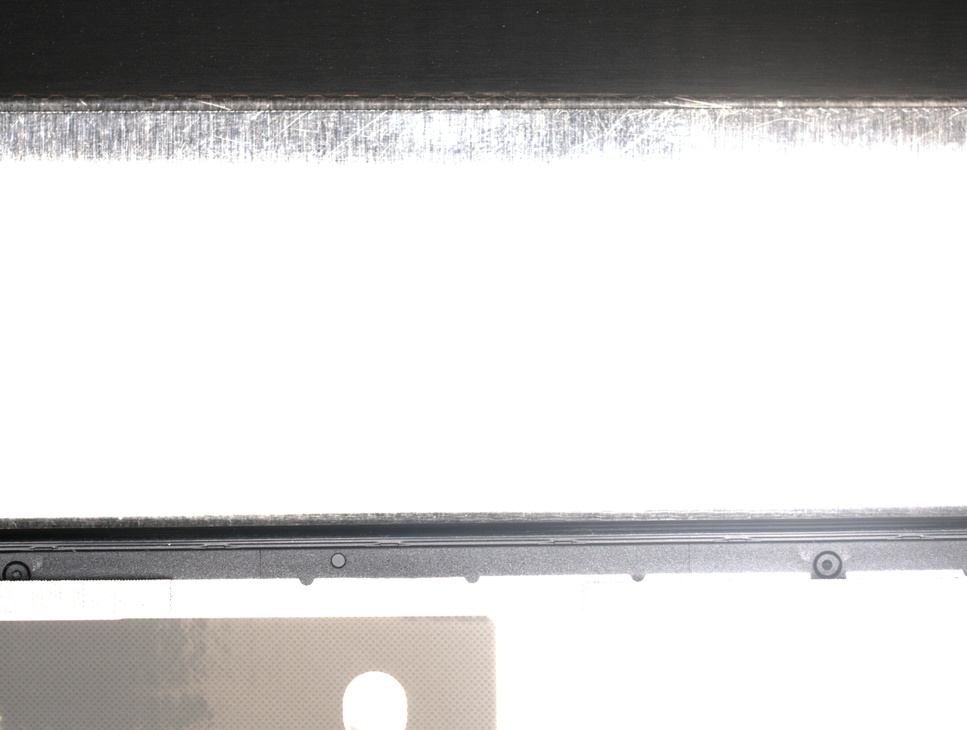
#> input picture img/database/0/1_2023-10-17_21.26.40.212.jpg, 967 x 730 px, shrunk from 4024 x 3036 before the run; its folder holds only this picture in this run
$ python modify.py   (older library calls are emulated)
#> lines starting #> are read from the running program, lines starting #| are printed output that depends on the picture; after the words box and inside, x2 and y2 are one past the last pixel; in counts of white or black regions, pixels touching at a corner belong together
import cv2,os
import numpy as np


path = "../database/0"
datanames = os.listdir(path)


for obj in datanames:
    filename = path +'/'+ obj
    image = cv2.imread(filename)
#> image is the input picture: shape (730, 967, 3); mean B, G, R 205.9, 206.2, 207.2
    gauss = cv2.GaussianBlur(image,(5,5),0)     ##进行高斯滤波
    median = cv2.medianBlur(image,5)            ##进行中值滤波

    gray = cv2.cvtColor(image,cv2.COLOR_BGR2GRAY)    ##转化为灰度图
    corners = cv2.goodFeaturesToTrack(gray,50,0.1,10)  ##获取图像特征点
#> corners = 50 rows, first 8: [169, 544], [218, 111], [78, 104], [101, 111], [34, 112], [112, 112], [6, 112], [318, 151]

    laplacian = cv2.Laplacian(gray,cv2.CV_64F)          #拉普拉斯算法给出图像变化的趋势
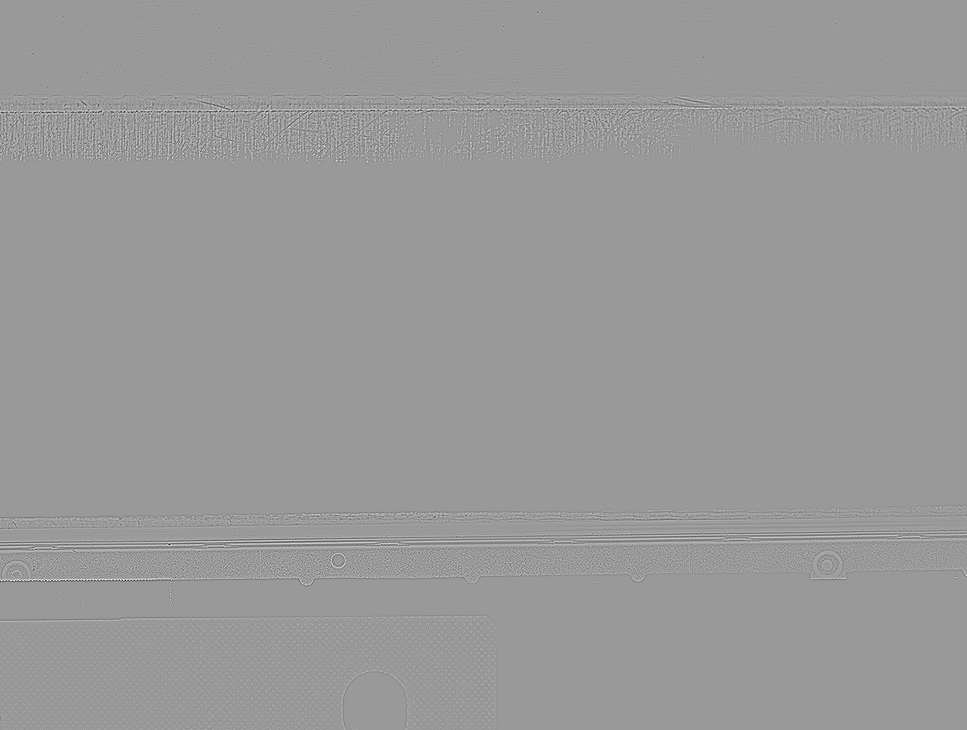
#> laplacian: shape (730, 967) float64; min -383, max 253, mean 0; drawn with min black and max white
    canny = cv2.Canny(gray,100,200)                     #梯度算法，用于检测边缘
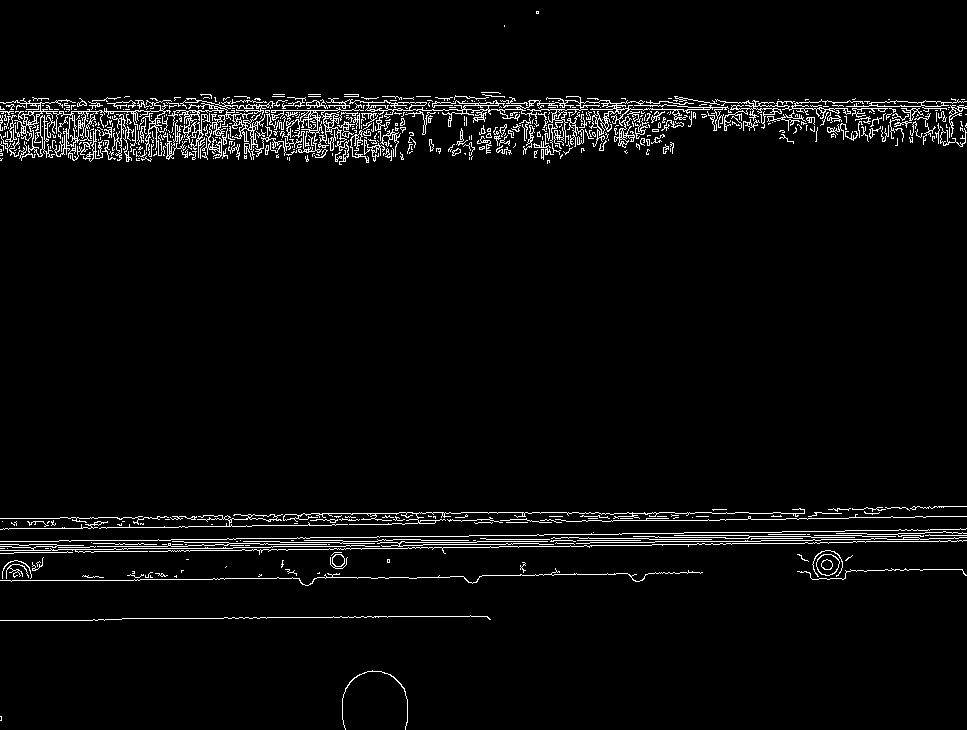
#> canny: shape (730, 967); 3.8% white in thin lines or dots

    ret, binary = cv2.threshold(gray, 10, 255, cv2.THRESH_BINARY)   #图像的二值化
#> binary: shape (730, 967); 100% white; black in thin lines or dots, all inside (x1, y1, x2, y2) = (0, 535, 7, 536)
    binary_adaptive = cv2.adaptiveThreshold(            #自适应阈值算法
        gray, 255, cv2.ADAPTIVE_THRESH_GAUSSIAN_C, cv2.THRESH_BINARY, 115, 1)
#> binary_adaptive: shape (730, 967); 75.9% white; 1925 black regions (1715 under 20 px), largest, box (x1, y1, x2, y2) and area: (0, 0, 967, 118) 70309, (0, 616, 496, 730) 26579, (0, 536, 967, 586) 23522
    ret1, binary_otsu = cv2.threshold(gray, 0, 255, cv2.THRESH_BINARY + cv2.THRESH_OTSU)    #自动分析阈值的算法
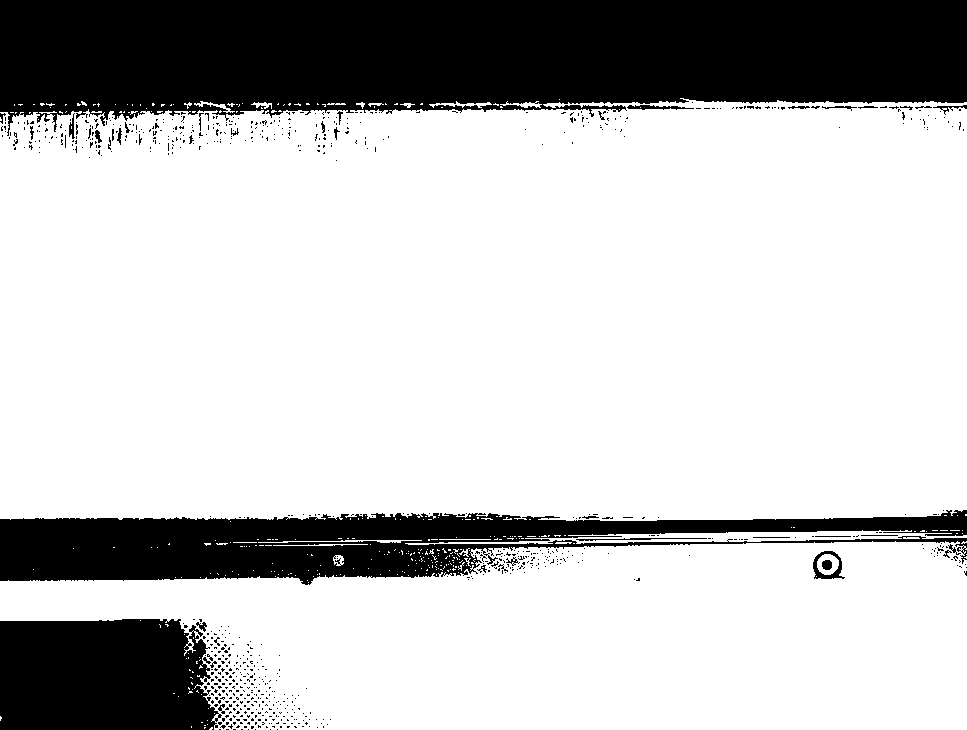
#> binary_otsu: shape (730, 967); 76.2% white; 793 black regions (751 under 20 px), largest, box (x1, y1, x2, y2) and area: (0, 0, 967, 136) 103799, (0, 510, 967, 585) 37301, (0, 619, 222, 730) 22275
#> ret1 = 163

    _, binary = cv2.threshold(gray, 200, 255, cv2.THRESH_BINARY_INV)
#> binary: shape (730, 967); 31.1% white; 678 white regions (642 under 20 px), largest, box (x1, y1, x2, y2) and area: (0, 0, 967, 160) 116245, (0, 506, 967, 586) 53677, (0, 618, 481, 730) 45585
    kernel = np.ones((5, 5), np.uint8)

    erosion = cv2.erode(binary, kernel)             #腐蚀边缘
#> erosion: shape (730, 967); 26.1% white; 102 white regions (86 under 20 px), largest, box (x1, y1, x2, y2) and area: (0, 0, 967, 126) 101755, (0, 509, 967, 583) 40695, (0, 620, 461, 730) 40661
    dilation = cv2.dilate(binary, kernel)           #膨胀边缘
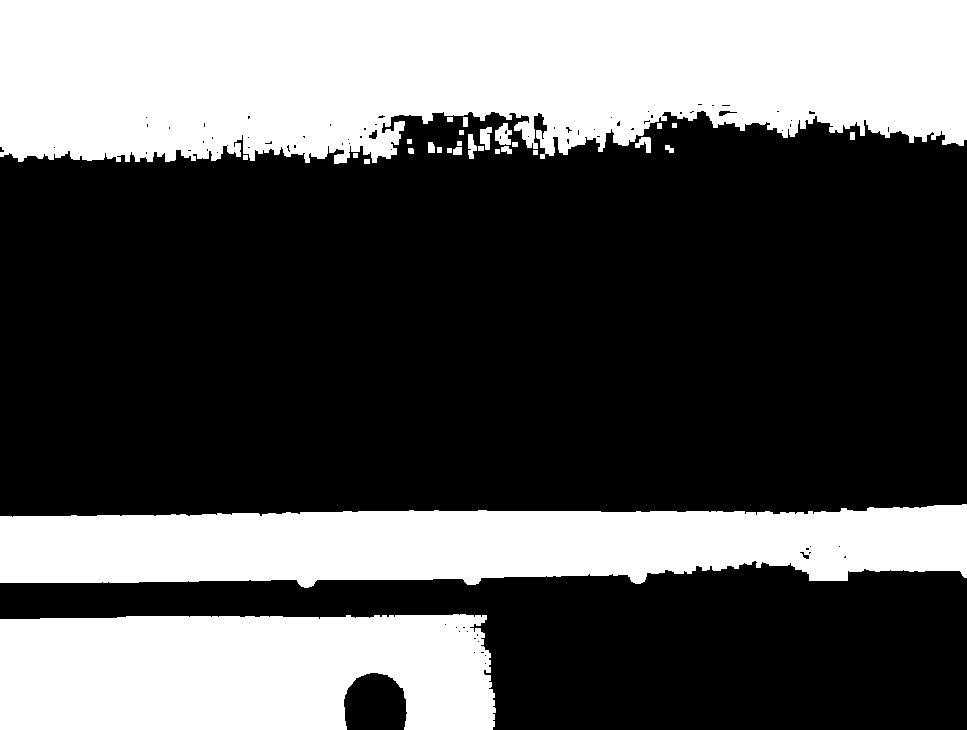
#> dilation: shape (730, 967); 35.8% white; 29 white regions, largest, box (x1, y1, x2, y2) and area: (0, 0, 967, 164) 135465, (0, 504, 967, 588) 63330, (0, 614, 496, 730) 52473

    erosion_name = './result/' + 'erosion_' + obj
    cv2.imwrite(erosion_name,erosion)
    dilation_name = './result/' + 'dilation_' + obj
    cv2.imwrite(dilation_name,dilation)


    binary_name = './result/' + 'binary_' + obj
    cv2.imwrite(binary_name,binary)
    adaptive_name = './result/' + 'adaptive_' + obj
    cv2.imwrite(adaptive_name,binary_adaptive)
    otsu_name = './result/' + 'otsu_' + obj
    cv2.imwrite(otsu_name,binary_otsu)

    gray_name = './result/' + 'gray_' + obj
    cv2.imwrite(gray_name,gray)

    laplacian_name = './result/' + 'laplacian_' + obj
    cv2.imwrite(laplacian_name,laplacian)
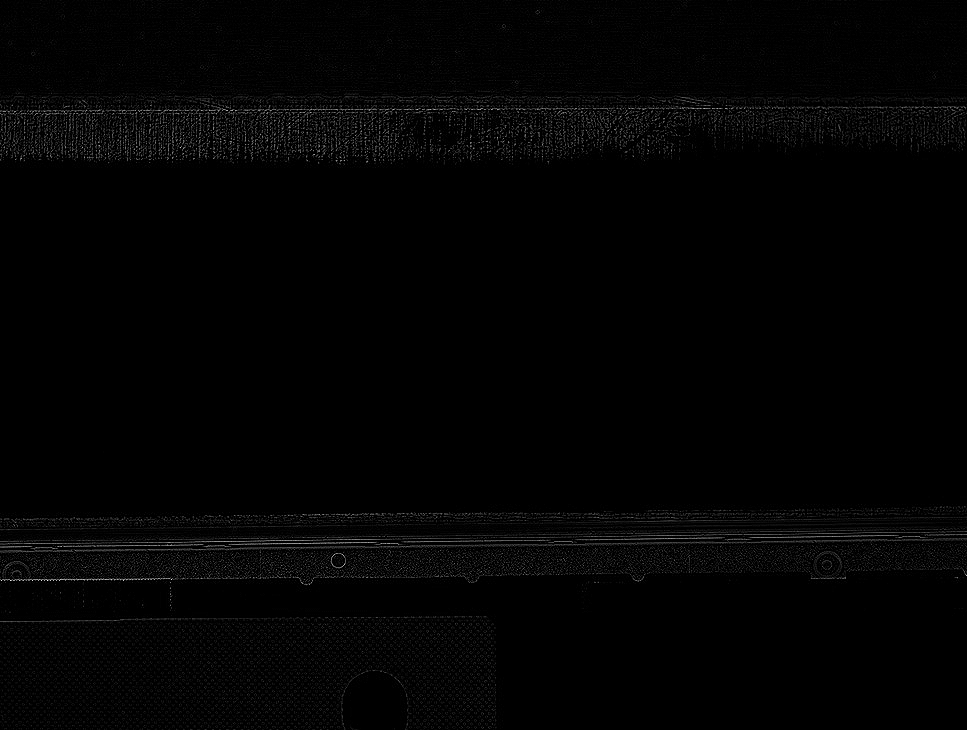
#> saved as laplacian_1_2023-10-17_21.26.40.212.jpg: shape (730, 967); min 0, max 253, mean 3.2

    canny_name = './result/' + 'canny_' + obj
    cv2.imwrite(canny_name,canny)


    gauss_name = './result/' + 'gauss_' + obj
    median_name = './result/' + 'median_' + obj
    cv2.imwrite(gauss_name,gauss)
    cv2.imwrite(median_name,gauss)

    for corner in corners:
        x,y = corner.ravel()
        cv2.circle(image,(int(x),int(y)),3,(255,0,255),-1)
#> this loop made 50 passes
#> (x, y) on passes 1 to 12: (169, 544), (218, 111), (78, 104), (101, 111), (34, 112), (112, 112), (6, 112), (318, 151), (72, 112), (482, 110), (199, 111), (264, 111)
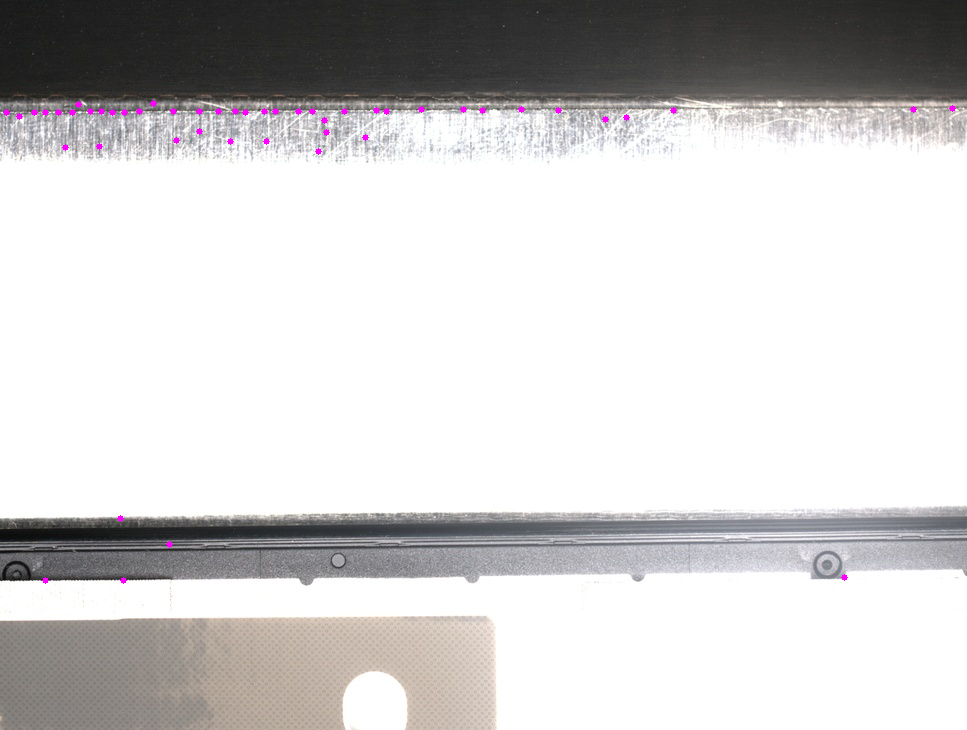
#> image: shape (730, 967, 3); 0.21% of pixels changed, all inside (x1, y1, x2, y2) = (3, 100, 956, 584)

    circle_name = './result/' + 'circle_' + obj
    cv2.imwrite(circle_name,image)

$ run again, on img/database/0/1_2023-10-25_10.09.37.800.jpg
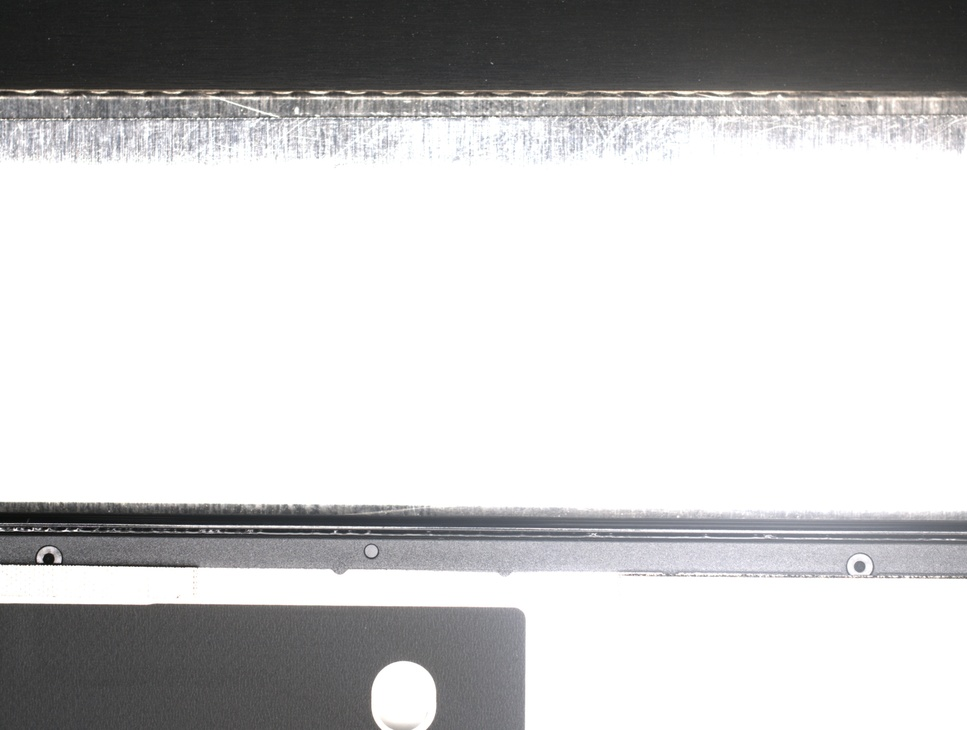
#> input picture img/database/0/1_2023-10-25_10.09.37.800.jpg, 967 x 730 px, shrunk from 4024 x 3036 before the run
#> image is the input picture: shape (730, 967, 3); mean B, G, R 200.9, 200.5, 200.8
#> corners = 50 rows, first 8: [31, 529], [13, 529], [41, 561], [55, 561], [335, 530], [77, 529], [45, 530], [66, 529]
#> `canny = cv2.Canny(gray,100,200)`:
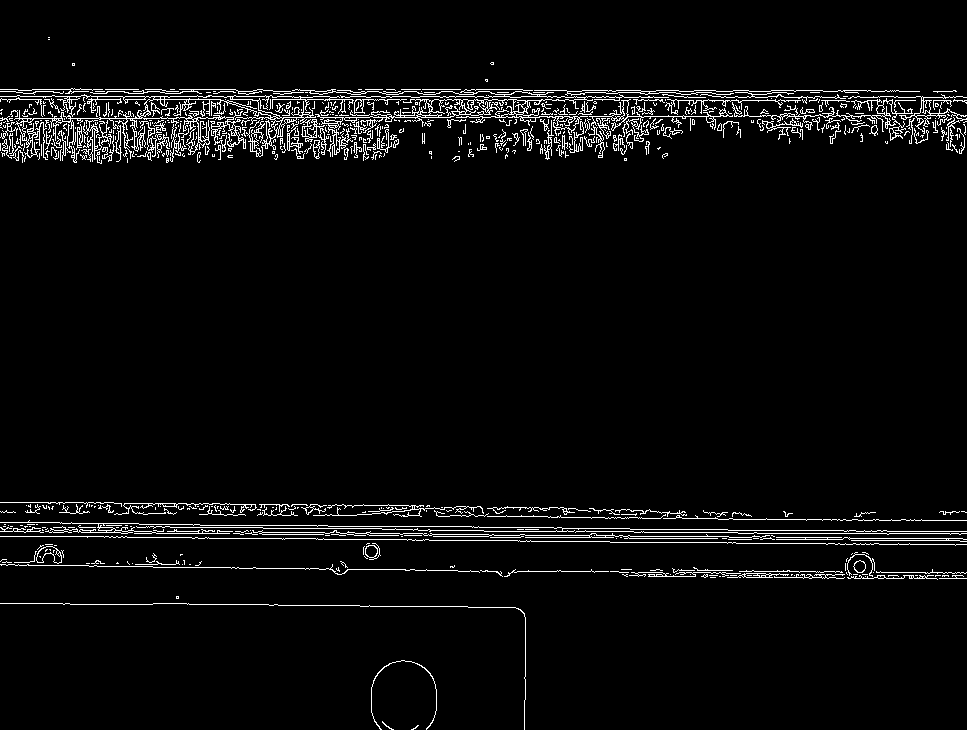
#> canny: shape (730, 967); 4% white in thin lines or dots
#> binary_adaptive: shape (730, 967); 75% white; 1448 black regions (1319 under 20 px), largest, box (x1, y1, x2, y2) and area: (0, 0, 967, 97) 65340, (0, 603, 526, 730) 43070, (0, 502, 967, 579) 40520
#> binary_otsu: shape (730, 967); 71.8% white; 445 black regions (410 under 20 px), largest, box (x1, y1, x2, y2) and area: (0, 0, 967, 131) 97011, (0, 603, 525, 730) 61302, (0, 502, 967, 572) 35059
#> ret1 = 163
#> erosion: shape (730, 967); 27% white; 79 white regions (54 under 20 px), largest, box (x1, y1, x2, y2) and area: (0, 0, 967, 125) 93440, (0, 605, 523, 730) 59923, (0, 504, 967, 572) 32238
#> dilation: shape (730, 967); 36.7% white; 46 white regions, largest, box (x1, y1, x2, y2) and area: (0, 0, 967, 164) 133025, (0, 601, 527, 730) 63477, (0, 500, 967, 581) 60773
#> the loop `for corner in corners:` made 50 passes
#> after the loop `for corner in corners:`:
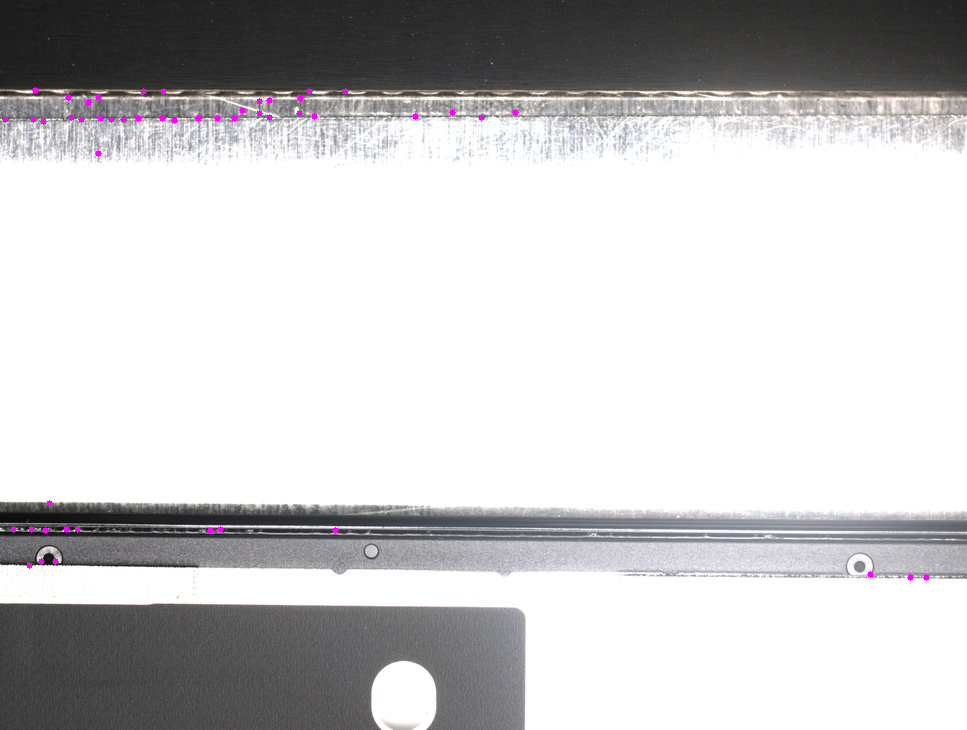
#> image: shape (730, 967, 3); 0.21% of pixels changed, all inside (x1, y1, x2, y2) = (2, 87, 930, 581)
